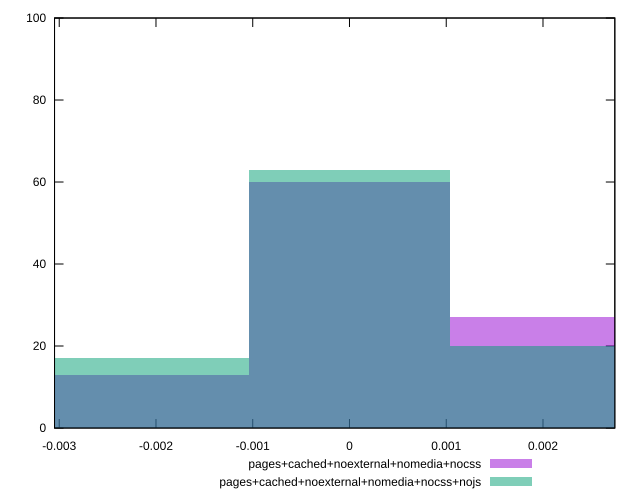

Write the gnuplot code that produced this figure.
reset

$pagesCachedNoexternalNomediaNocss <<EOF
0 60
0.0020829839299052124 27
-0.0020829839299052124 13
EOF

$pagesCachedNoexternalNomediaNocssNojs <<EOF
0 63
0.0020829839299052124 20
-0.0020829839299052124 17
EOF

set key outside below
set boxwidth 0.0020829839299052124
set xrange [-0.003048599837222304:0.002742461950465861]
set yrange [0:100]
set trange [0:100]
set style fill transparent solid 0.5 noborder
set terminal svg size 640, 500 enhanced background rgb 'white'
set output "reprap/meta/pScore-difference/comparison/histogram/4_vs_5.svg"

plot $pagesCachedNoexternalNomediaNocss title "pages+cached+noexternal+nomedia+nocss" with boxes, \
     $pagesCachedNoexternalNomediaNocssNojs title "pages+cached+noexternal+nomedia+nocss+nojs" with boxes

reset
